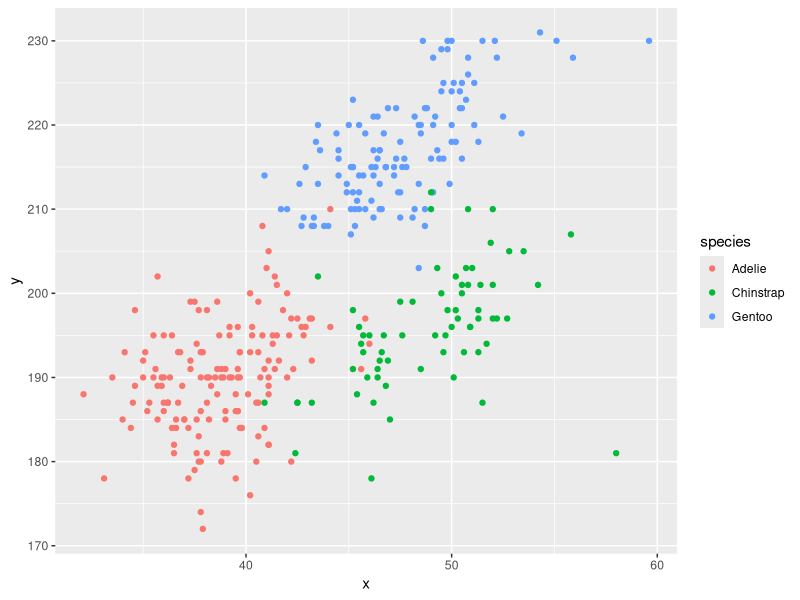
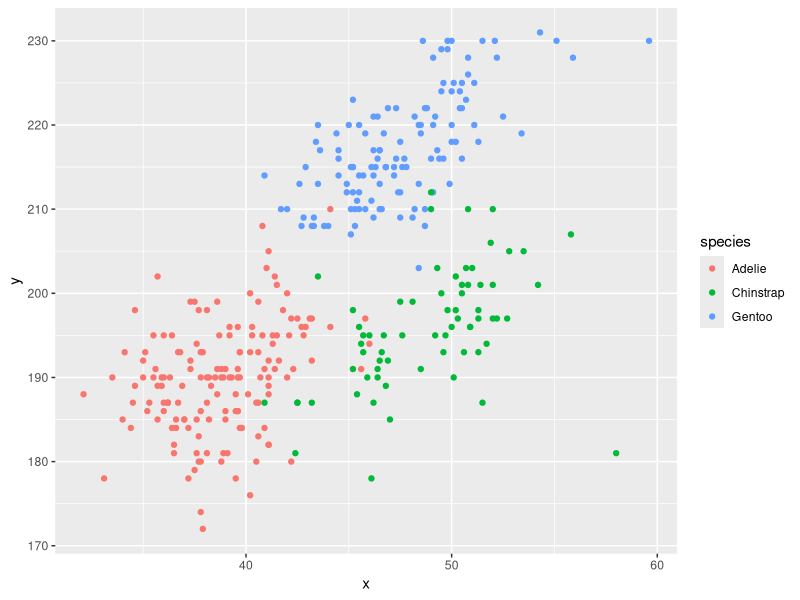

Write the R code that produced these figures, in order.
## ---- chunk 1
library(tidyverse)
## ---- chunk 2
prob1_df = 
  tibble(
    samp = rnorm(10),
    samp_gt_0 = samp > 0,
    char_vec = c("a", "b", "c", "d", "e", "f", "g", "h", "i", "j"),
    factor_vec = factor(c("low", "low", "low", "mod", "mod", "mod", "mod", "high", "high", "high"))
)
## ---- chunk 3
mean(pull(prob1_df, samp))
mean(pull(prob1_df, samp_gt_0))
mean(pull(prob1_df, char_vec,))
mean(pull(prob1_df, factor_vec))
## ---- chunk 4
as.numeric(pull(prob1_df, samp))
as.numeric(pull(prob1_df, samp_gt_0))
as.numeric(pull(prob1_df, char_vec))
as.numeric(pull(prob1_df, factor_vec))
## ---- chunk 5
as.numeric(pull(prob1_df, samp_gt_0)) * pull(prob1_df, samp)
as.factor(pull(prob1_df, samp_gt_0)) * pull(prob1_df, samp)
as.numeric(as.factor(pull(prob1_df, samp_gt_0))) * pull(prob1_df, samp)
## ---- chunk 6
data("penguins", package = "palmerpenguins")
## ---- chunk 7
names(penguins)
levels(pull(penguins,species))
levels(pull(penguins,island))
range(pull(penguins,bill_length_mm), na.rm = TRUE)
range(pull(penguins,bill_depth_mm), na.rm = TRUE)
range(pull(penguins,flipper_length_mm), na.rm = TRUE)
range(pull(penguins,body_mass_g), na.rm = TRUE)
levels(pull(penguins,sex))
range(pull(penguins,year))
## ---- chunk 8
nrow(penguins)
ncol(penguins)
## ---- chunk 9
mean(range(pull(penguins,flipper_length_mm), na.rm = TRUE))
## ---- chunk 10
plot_df = tibble(
  x = pull(penguins,bill_length_mm),
  y = pull(penguins,flipper_length_mm),
  species = pull(penguins,species)
)

ggplot(plot_df, aes(x = x, y = y, color = species)) + geom_point()
## ---- chunk 11
ggsave("scatterplot.pdf", width = 4, height = 4)
